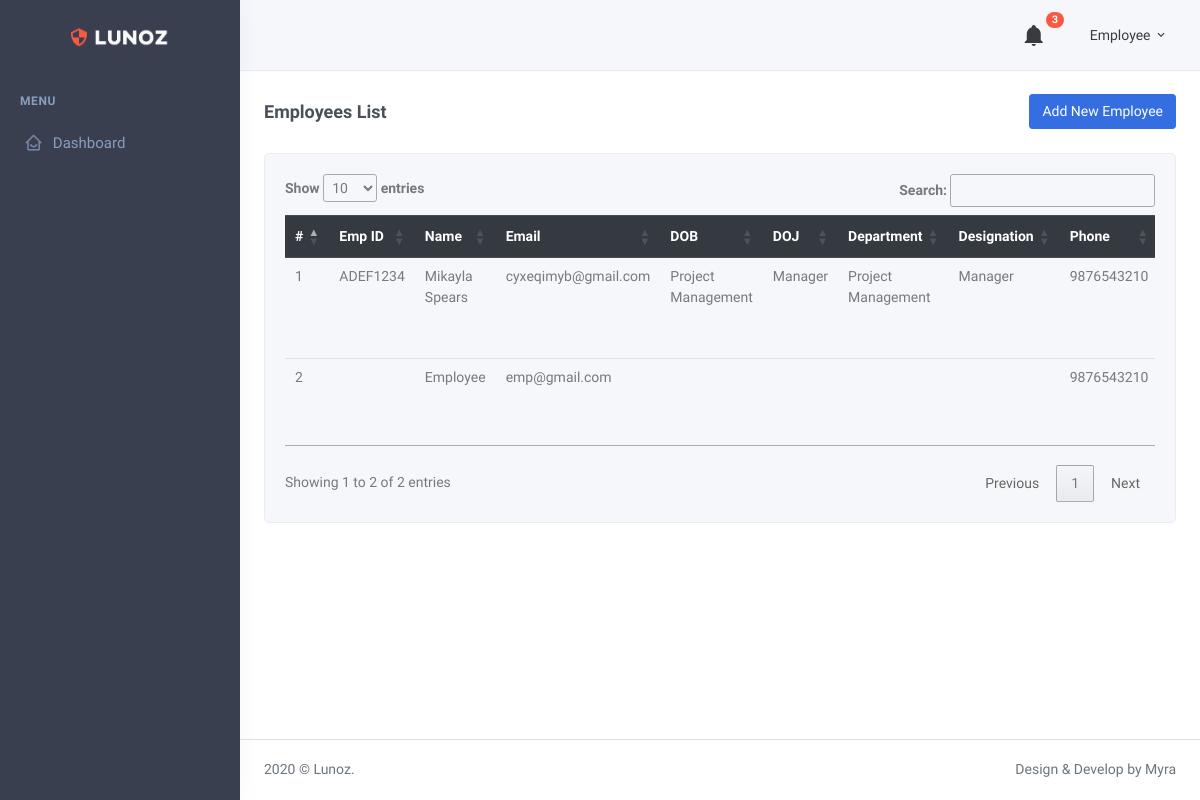
The page /employee.php (signed in) on the database its author committed.
### tables this page shows
CREATE TABLE `users` (
  `ID` int(11) NOT NULL,
  `Emp_id` varchar(255) DEFAULT NULL,
  `Name` varchar(255) DEFAULT NULL,
  `Phone_no` varchar(255) DEFAULT NULL,
  `Email` varchar(255) DEFAULT NULL,
  `Password` varchar(255) DEFAULT NULL,
  `is_admin` int(11) NOT NULL DEFAULT 0,
  `Emp_deptment` varchar(255) DEFAULT NULL,
  `Emp_designation` varchar(255) DEFAULT NULL,
  `Date_of_Birth` varchar(255) DEFAULT NULL,
  `Emp_joining_date` date DEFAULT NULL,
  `Emp_reporting` varchar(255) DEFAULT NULL,
  `DeletedStatus` int(11) NOT NULL DEFAULT 0,
  `Created_at` timestamp NOT NULL DEFAULT current_timestamp()
);

### employee.php (the view, shortened to what this page needs)
<?php
include('include/dbconn.php');
?>
<!DOCTYPE html>
<html lang="en">
<head>
    <link href="assets/css/bootstrap.min.css" rel="stylesheet" type="text/css" />
    <link href="assets/css/icons.min.css" rel="stylesheet" type="text/css" />
    <link href="assets/css/theme.min.css" rel="stylesheet" type="text/css" />
    <link rel="stylesheet" href="https://cdn.datatables.net/1.13.6/css/jquery.dataTables.min.css">
</head>
<body>
    <div id="layout-wrapper">
        <?php include('include/header.php') ?>
        <?php include('include/navbar.php') ?>
        <div class="main-content">
            <div class="page-content">
                <div class="container-fluid">
                    <div class="row">
                        <div class="col-12">
                            <div class="page-title-box d-flex align-items-center justify-content-between">
                                <h4 class="mb-0 font-size-18">Employees List</h4>
                                <div class="page-title-right">
                                    <a href="add_employees.php" class="btn btn-primary">Add New Employee</a>
                                </div>
                            </div>
                        </div>
                    </div>
                    <div class="row">
                        <div class="col-xl-12">
                        <div class="card">
                                <div class="card-body">
                                    <div class="table-responsive">
                                        <table class="table mb-0" id='emptTable'>
                                            <thead class="thead-dark">
                                                <tr>
                                                    <th>#</th>
                                                    <th data-toggle="tooltip" data-placement="top" title="Employee Code">Emp ID</th>
                                                    <th data-toggle="tooltip" data-placement="top" title="Employee Name">Name</th>
                                                    <th data-toggle="tooltip" data-placement="top" title="Email">Email</th>
                                                    <th data-toggle="tooltip" data-placement="top" title="Date of Birth">DOB</th>
                                                    <th data-toggle="tooltip" data-placement="top" title="Date of Joining">DOJ</th>
                                                    <th data-toggle="tooltip" data-placement="top" title="Department">Department</th>
                                                    <th data-toggle="tooltip" data-placement="top" title="Designation">Designation</th>
                                                    <th data-toggle="tooltip" data-placement="top" title="Phone">Phone</th>
                                                </tr>
                                            </thead>
                                            <tbody>
                                                <?php
                                                    $show_emp = mysqli_query($db,"SELECT * FROM `users` WHERE is_admin = '0' AND DeletedStatus='0' ORDER BY ID DESC");
                                                    $count = 1;
                                                    while($read = mysqli_fetch_assoc($show_emp))
                                                    {
                                                ?>
                                                <tr>
                                                    <td scope="row"><?php echo $count++; ?></td>
                                                    <td><?php echo $read['Emp_id'] ?></td>
                                                    <td><?php echo $read['Name'] ?></td>
                                                    <td><?php echo $read['Email'] ?></td>
                                                    <td><?php echo $read['Emp_deptment']; ?></td>
                                                    <td><?php echo $read['Emp_designation']; ?></td>
                                                    <td><?php echo $read['Emp_deptment'] ?></td>
                                                    <td><?php echo $read['Emp_designation'] ?></td>
                                                    <td><?php echo $read['Phone_no'] ?></td>
                                                </tr>
                                                <?php } $count;?>
                                            </tbody>
                                        </table>
                                    </div>
                                </div>
                        </div>
                    </div>
                </div>
            </div>
            <footer class="footer">
                <div class="container-fluid">
                    <div class="row">
                        <div class="col-sm-6">
                            2020 © Lunoz.
                        </div>
                        <div class="col-sm-6">
                            <div class="text-sm-right d-none d-sm-block">
                                Design & Develop by Myra
                            </div>
                        </div>
                    </div>
                </div>
            </footer>
        </div>
    </div>
</body>
</html>

### rows shown on the page
users: Emp "ADEF1234", Name "Mikayla Spears", Email "cyxeqimyb@gmail.com", Emp_deptment "Project Management", Emp_designation "Manager", Phone_no "9876543210"
users: Name "Employee", Email "emp@gmail.com", Phone_no "9876543210"

### other values the page prints
$_SESSION['admin_name'] "Employee"
